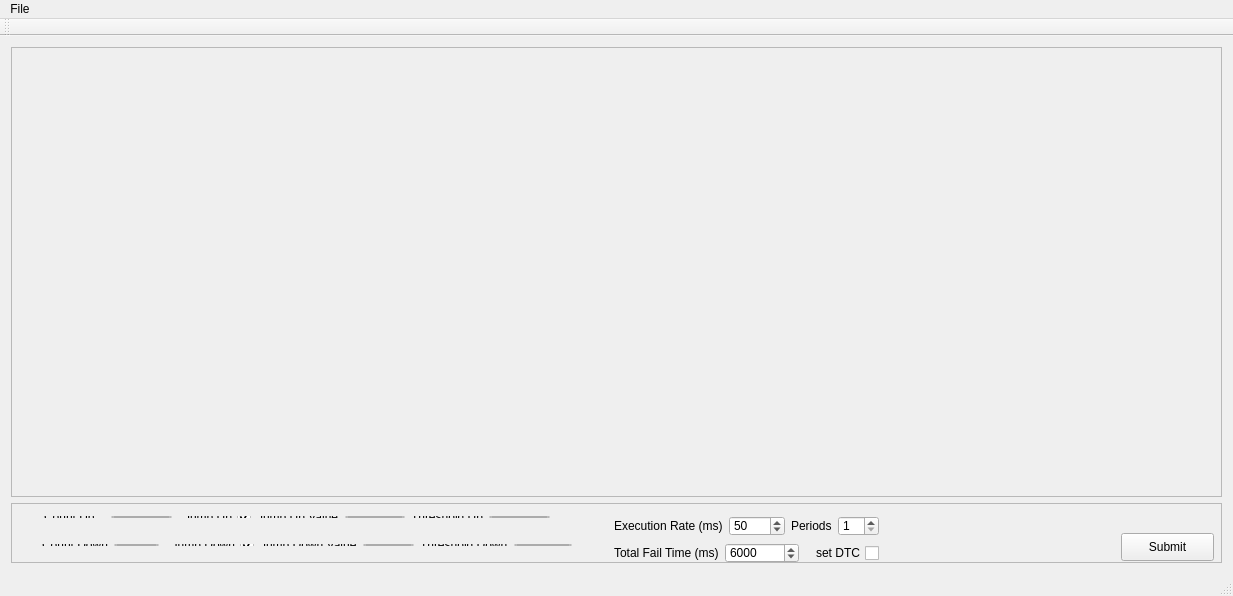
<?xml version="1.0" encoding="UTF-8"?>
<ui version="4.0">
 <class>MainWindow</class>
 <widget class="QMainWindow" name="MainWindow">
  <property name="geometry">
   <rect>
    <x>0</x>
    <y>0</y>
    <width>1233</width>
    <height>596</height>
   </rect>
  </property>
  <property name="windowTitle">
   <string>MainWindow</string>
  </property>
  <widget class="QWidget" name="centralWidget">
   <layout class="QVBoxLayout" name="verticalLayout">
    <item>
     <widget class="QFrame" name="frame">
      <property name="frameShape">
       <enum>QFrame::StyledPanel</enum>
      </property>
      <property name="frameShadow">
       <enum>QFrame::Raised</enum>
      </property>
      <layout class="QVBoxLayout" name="verticalLayout_2">
       <item>
        <widget class="QCustomPlot" name="widget" native="true">
         <property name="layoutDirection">
          <enum>Qt::LeftToRight</enum>
         </property>
        </widget>
       </item>
      </layout>
     </widget>
    </item>
    <item>
     <widget class="QFrame" name="frame_2">
      <property name="maximumSize">
       <size>
        <width>16777215</width>
        <height>60</height>
       </size>
      </property>
      <property name="frameShape">
       <enum>QFrame::StyledPanel</enum>
      </property>
      <property name="frameShadow">
       <enum>QFrame::Raised</enum>
      </property>
      <widget class="QWidget" name="layoutWidget">
       <property name="geometry">
        <rect>
         <x>20</x>
         <y>30</y>
         <width>552</width>
         <height>24</height>
        </rect>
       </property>
       <layout class="QHBoxLayout" name="horizontalLayout_2">
        <item>
         <widget class="QLabel" name="count_down_label">
          <property name="text">
           <string>Count Down</string>
          </property>
         </widget>
        </item>
        <item>
         <widget class="QSpinBox" name="count_down">
          <property name="value">
           <number>1</number>
          </property>
         </widget>
        </item>
        <item>
         <widget class="QCheckBox" name="jump_down">
          <property name="layoutDirection">
           <enum>Qt::RightToLeft</enum>
          </property>
          <property name="text">
           <string>Jump Down</string>
          </property>
          <property name="checked">
           <bool>true</bool>
          </property>
         </widget>
        </item>
        <item>
         <widget class="QLabel" name="jump_down_value_label">
          <property name="text">
           <string>Jump Down Value</string>
          </property>
         </widget>
        </item>
        <item>
         <widget class="QSpinBox" name="jump_down_value">
          <property name="minimum">
           <number>-128</number>
          </property>
          <property name="maximum">
           <number>0</number>
          </property>
          <property name="value">
           <number>-8</number>
          </property>
         </widget>
        </item>
        <item>
         <widget class="QLabel" name="threshold_down_label">
          <property name="text">
           <string>Threshold Down</string>
          </property>
         </widget>
        </item>
        <item>
         <widget class="QSpinBox" name="threshold_down">
          <property name="minimum">
           <number>-1000</number>
          </property>
          <property name="maximum">
           <number>0</number>
          </property>
          <property name="value">
           <number>-128</number>
          </property>
         </widget>
        </item>
       </layout>
      </widget>
      <widget class="QPushButton" name="pushButton">
       <property name="geometry">
        <rect>
         <x>1110</x>
         <y>30</y>
         <width>93</width>
         <height>28</height>
        </rect>
       </property>
       <property name="text">
        <string>Submit</string>
       </property>
      </widget>
      <widget class="QWidget" name="layoutWidget">
       <property name="geometry">
        <rect>
         <x>22</x>
         <y>2</y>
         <width>528</width>
         <height>24</height>
        </rect>
       </property>
       <layout class="QHBoxLayout" name="horizontalLayout">
        <item>
         <widget class="QLabel" name="count_up_label">
          <property name="text">
           <string>Count Up</string>
          </property>
         </widget>
        </item>
        <item>
         <widget class="QSpinBox" name="count_up">
          <property name="value">
           <number>1</number>
          </property>
         </widget>
        </item>
        <item>
         <widget class="QCheckBox" name="jump_up">
          <property name="layoutDirection">
           <enum>Qt::RightToLeft</enum>
          </property>
          <property name="text">
           <string>Jump Up</string>
          </property>
          <property name="checked">
           <bool>true</bool>
          </property>
         </widget>
        </item>
        <item>
         <widget class="QLabel" name="jump_up_value_label">
          <property name="text">
           <string>Jump Up Value</string>
          </property>
         </widget>
        </item>
        <item>
         <widget class="QSpinBox" name="jump_up_value">
          <property name="value">
           <number>8</number>
          </property>
         </widget>
        </item>
        <item>
         <widget class="QLabel" name="threshold_up_label">
          <property name="text">
           <string>Threshold Up</string>
          </property>
         </widget>
        </item>
        <item>
         <widget class="QSpinBox" name="threshold_up">
          <property name="maximum">
           <number>1000</number>
          </property>
          <property name="value">
           <number>127</number>
          </property>
         </widget>
        </item>
       </layout>
      </widget>
      <widget class="QWidget" name="layoutWidget">
       <property name="geometry">
        <rect>
         <x>592</x>
         <y>2</y>
         <width>287</width>
         <height>65</height>
        </rect>
       </property>
       <layout class="QVBoxLayout" name="verticalLayout_3">
        <property name="spacing">
         <number>7</number>
        </property>
        <property name="bottomMargin">
         <number>7</number>
        </property>
        <item>
         <layout class="QHBoxLayout" name="horizontalLayout_3">
          <item>
           <widget class="QLabel" name="execution_rate_label">
            <property name="text">
             <string>Execution Rate (ms)</string>
            </property>
           </widget>
          </item>
          <item>
           <widget class="QSpinBox" name="execution_rate">
            <property name="maximum">
             <number>1000</number>
            </property>
            <property name="value">
             <number>50</number>
            </property>
           </widget>
          </item>
          <item>
           <layout class="QHBoxLayout" name="horizontalLayout_5">
            <item>
             <widget class="QLabel" name="execution_rate_label_2">
              <property name="text">
               <string>Periods</string>
              </property>
             </widget>
            </item>
            <item>
             <widget class="QSpinBox" name="fault_periods">
              <property name="minimum">
               <number>1</number>
              </property>
             </widget>
            </item>
           </layout>
          </item>
         </layout>
        </item>
        <item>
         <layout class="QHBoxLayout" name="horizontalLayout_4">
          <item>
           <widget class="QLabel" name="total_failt_time_label">
            <property name="text">
             <string>Total Fail Time (ms)</string>
            </property>
           </widget>
          </item>
          <item>
           <widget class="QSpinBox" name="total_fail_time">
            <property name="maximum">
             <number>10000</number>
            </property>
            <property name="value">
             <number>6000</number>
            </property>
           </widget>
          </item>
          <item>
           <widget class="QCheckBox" name="set_dtc">
            <property name="layoutDirection">
             <enum>Qt::RightToLeft</enum>
            </property>
            <property name="text">
             <string>set DTC</string>
            </property>
           </widget>
          </item>
         </layout>
        </item>
       </layout>
      </widget>
     </widget>
    </item>
   </layout>
  </widget>
  <widget class="QMenuBar" name="menuBar">
   <property name="geometry">
    <rect>
     <x>0</x>
     <y>0</y>
     <width>1233</width>
     <height>26</height>
    </rect>
   </property>
   <widget class="QMenu" name="menuFile">
    <property name="title">
     <string>File</string>
    </property>
    <addaction name="actionOptions"/>
   </widget>
   <addaction name="menuFile"/>
  </widget>
  <widget class="QToolBar" name="mainToolBar">
   <attribute name="toolBarArea">
    <enum>TopToolBarArea</enum>
   </attribute>
   <attribute name="toolBarBreak">
    <bool>false</bool>
   </attribute>
  </widget>
  <widget class="QStatusBar" name="statusBar"/>
  <action name="actionOptions">
   <property name="text">
    <string>Options</string>
   </property>
  </action>
 </widget>
 <layoutdefault spacing="6" margin="11"/>
 <customwidgets>
  <customwidget>
   <class>QCustomPlot</class>
   <extends>QWidget</extends>
   <header>qcustomplot.h</header>
   <container>1</container>
  </customwidget>
 </customwidgets>
 <resources/>
 <connections/>
</ui>
